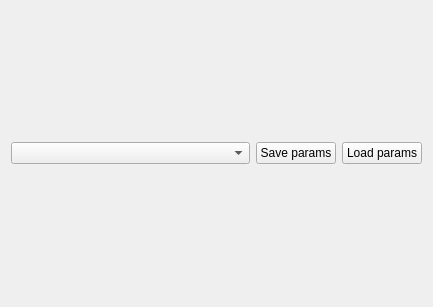
<?xml version="1.0" encoding="UTF-8"?>
<ui version="4.0">
 <class>ControlWidget</class>
 <widget class="QWidget" name="ControlWidget">
  <property name="geometry">
   <rect>
    <x>0</x>
    <y>0</y>
    <width>433</width>
    <height>307</height>
   </rect>
  </property>
  <layout class="QVBoxLayout" name="verticalLayout">
   <item>
    <layout class="QHBoxLayout" name="horizontalLayout_2">
     <item>
      <widget class="QComboBox" name="comboJoystick">
       <property name="sizePolicy">
        <sizepolicy hsizetype="Expanding" vsizetype="Fixed">
         <horstretch>0</horstretch>
         <verstretch>0</verstretch>
        </sizepolicy>
       </property>
      </widget>
     </item>
     <item>
      <widget class="QPushButton" name="btnSaveParams">
       <property name="text">
        <string>Save params</string>
       </property>
      </widget>
     </item>
     <item>
      <widget class="QPushButton" name="btnLoadParams">
       <property name="text">
        <string>Load params</string>
       </property>
      </widget>
     </item>
    </layout>
   </item>
   <item>
    <layout class="QHBoxLayout" name="horizontalLayout">
     <item>
      <layout class="QVBoxLayout" name="vlAxes"/>
     </item>
     <item>
      <layout class="QVBoxLayout" name="vlMixers"/>
     </item>
    </layout>
   </item>
  </layout>
 </widget>
 <resources/>
 <connections/>
</ui>
